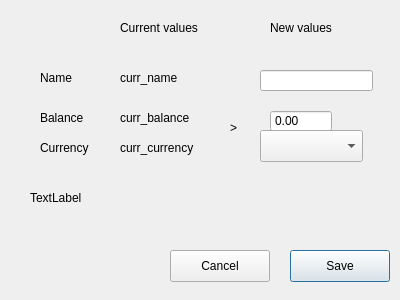
<?xml version="1.0" encoding="UTF-8"?>
<ui version="4.0">
 <class>PocketEditDialog</class>
 <widget class="QDialog" name="PocketEditDialog">
  <property name="geometry">
   <rect>
    <x>0</x>
    <y>0</y>
    <width>400</width>
    <height>300</height>
   </rect>
  </property>
  <property name="windowTitle">
   <string>Dialog</string>
  </property>
  <widget class="QPushButton" name="saveButton">
   <property name="geometry">
    <rect>
     <x>290</x>
     <y>250</y>
     <width>100</width>
     <height>32</height>
    </rect>
   </property>
   <property name="text">
    <string>Save</string>
   </property>
   <property name="default">
    <bool>true</bool>
   </property>
  </widget>
  <widget class="QPushButton" name="cancelButton">
   <property name="geometry">
    <rect>
     <x>170</x>
     <y>250</y>
     <width>100</width>
     <height>32</height>
    </rect>
   </property>
   <property name="text">
    <string>Cancel</string>
   </property>
   <property name="autoDefault">
    <bool>false</bool>
   </property>
  </widget>
  <widget class="QLabel" name="label">
   <property name="geometry">
    <rect>
     <x>120</x>
     <y>20</y>
     <width>101</width>
     <height>16</height>
    </rect>
   </property>
   <property name="text">
    <string>Current values</string>
   </property>
  </widget>
  <widget class="QLabel" name="label_2">
   <property name="geometry">
    <rect>
     <x>40</x>
     <y>70</y>
     <width>41</width>
     <height>16</height>
    </rect>
   </property>
   <property name="text">
    <string>Name</string>
   </property>
  </widget>
  <widget class="QLabel" name="label_3">
   <property name="geometry">
    <rect>
     <x>40</x>
     <y>110</y>
     <width>51</width>
     <height>16</height>
    </rect>
   </property>
   <property name="text">
    <string>Balance</string>
   </property>
  </widget>
  <widget class="QLabel" name="label_4">
   <property name="geometry">
    <rect>
     <x>40</x>
     <y>140</y>
     <width>61</width>
     <height>16</height>
    </rect>
   </property>
   <property name="text">
    <string>Currency</string>
   </property>
  </widget>
  <widget class="QLabel" name="label_5">
   <property name="geometry">
    <rect>
     <x>270</x>
     <y>20</y>
     <width>101</width>
     <height>16</height>
    </rect>
   </property>
   <property name="text">
    <string>New values</string>
   </property>
  </widget>
  <widget class="QLabel" name="label_6">
   <property name="geometry">
    <rect>
     <x>230</x>
     <y>120</y>
     <width>16</width>
     <height>16</height>
    </rect>
   </property>
   <property name="text">
    <string>&gt;</string>
   </property>
  </widget>
  <widget class="QLineEdit" name="nameInput">
   <property name="geometry">
    <rect>
     <x>260</x>
     <y>70</y>
     <width>113</width>
     <height>21</height>
    </rect>
   </property>
  </widget>
  <widget class="QDoubleSpinBox" name="balanceInput">
   <property name="geometry">
    <rect>
     <x>270</x>
     <y>110</y>
     <width>62</width>
     <height>22</height>
    </rect>
   </property>
   <property name="buttonSymbols">
    <enum>QAbstractSpinBox::ButtonSymbols::NoButtons</enum>
   </property>
  </widget>
  <widget class="QComboBox" name="currencySelect">
   <property name="geometry">
    <rect>
     <x>260</x>
     <y>130</y>
     <width>103</width>
     <height>32</height>
    </rect>
   </property>
  </widget>
  <widget class="QLabel" name="currentName">
   <property name="geometry">
    <rect>
     <x>120</x>
     <y>70</y>
     <width>71</width>
     <height>16</height>
    </rect>
   </property>
   <property name="text">
    <string>curr_name</string>
   </property>
  </widget>
  <widget class="QLabel" name="currentBalance">
   <property name="geometry">
    <rect>
     <x>120</x>
     <y>110</y>
     <width>81</width>
     <height>16</height>
    </rect>
   </property>
   <property name="text">
    <string>curr_balance</string>
   </property>
  </widget>
  <widget class="QLabel" name="currentCurrency">
   <property name="geometry">
    <rect>
     <x>120</x>
     <y>140</y>
     <width>91</width>
     <height>16</height>
    </rect>
   </property>
   <property name="text">
    <string>curr_currency</string>
   </property>
  </widget>
  <widget class="QLabel" name="infoLabel">
   <property name="geometry">
    <rect>
     <x>30</x>
     <y>190</y>
     <width>341</width>
     <height>16</height>
    </rect>
   </property>
   <property name="text">
    <string>TextLabel</string>
   </property>
  </widget>
 </widget>
 <resources/>
 <connections/>
</ui>
